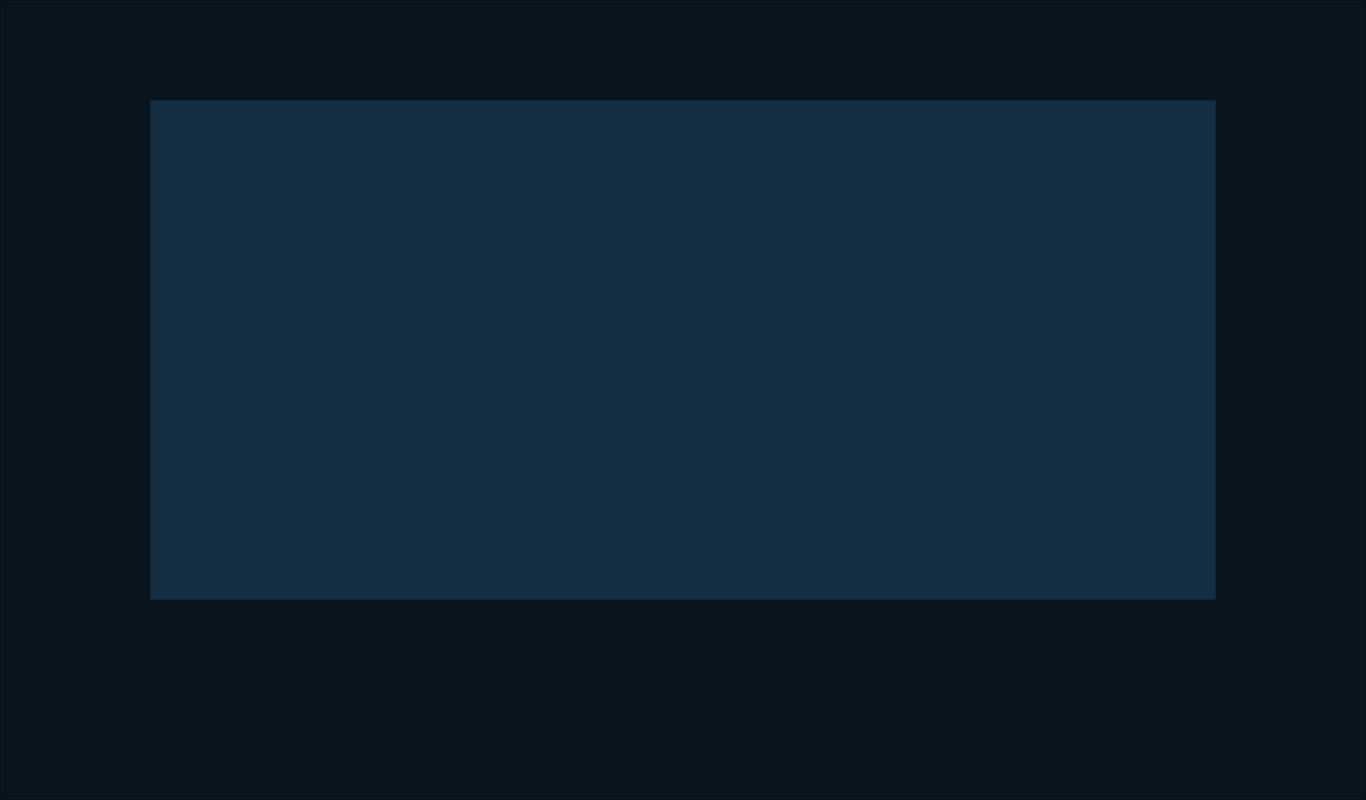
<?xml version="1.0" encoding="UTF-8"?>
<ui version="4.0">
 <class>MainWindow</class>
 <widget class="QMainWindow" name="MainWindow">
  <property name="geometry">
   <rect>
    <x>0</x>
    <y>0</y>
    <width>1366</width>
    <height>800</height>
   </rect>
  </property>
  <property name="windowTitle">
   <string>MainWindow</string>
  </property>
  <widget class="QWidget" name="centralwidget">
   <widget class="QFrame" name="frame">
    <property name="geometry">
     <rect>
      <x>0</x>
      <y>0</y>
      <width>1366</width>
      <height>800</height>
     </rect>
    </property>
    <property name="styleSheet">
     <string notr="true">background-color: rgb(9, 21, 30);</string>
    </property>
    <property name="frameShape">
     <enum>QFrame::StyledPanel</enum>
    </property>
    <property name="frameShadow">
     <enum>QFrame::Raised</enum>
    </property>
    <widget class="QFrame" name="frame_2">
     <property name="geometry">
      <rect>
       <x>150</x>
       <y>100</y>
       <width>1066</width>
       <height>500</height>
      </rect>
     </property>
     <property name="styleSheet">
      <string notr="true">background-color: rgb(21, 46, 67);</string>
     </property>
     <property name="frameShape">
      <enum>QFrame::StyledPanel</enum>
     </property>
     <property name="frameShadow">
      <enum>QFrame::Raised</enum>
     </property>
    </widget>
   </widget>
  </widget>
 </widget>
 <resources/>
 <connections/>
</ui>
